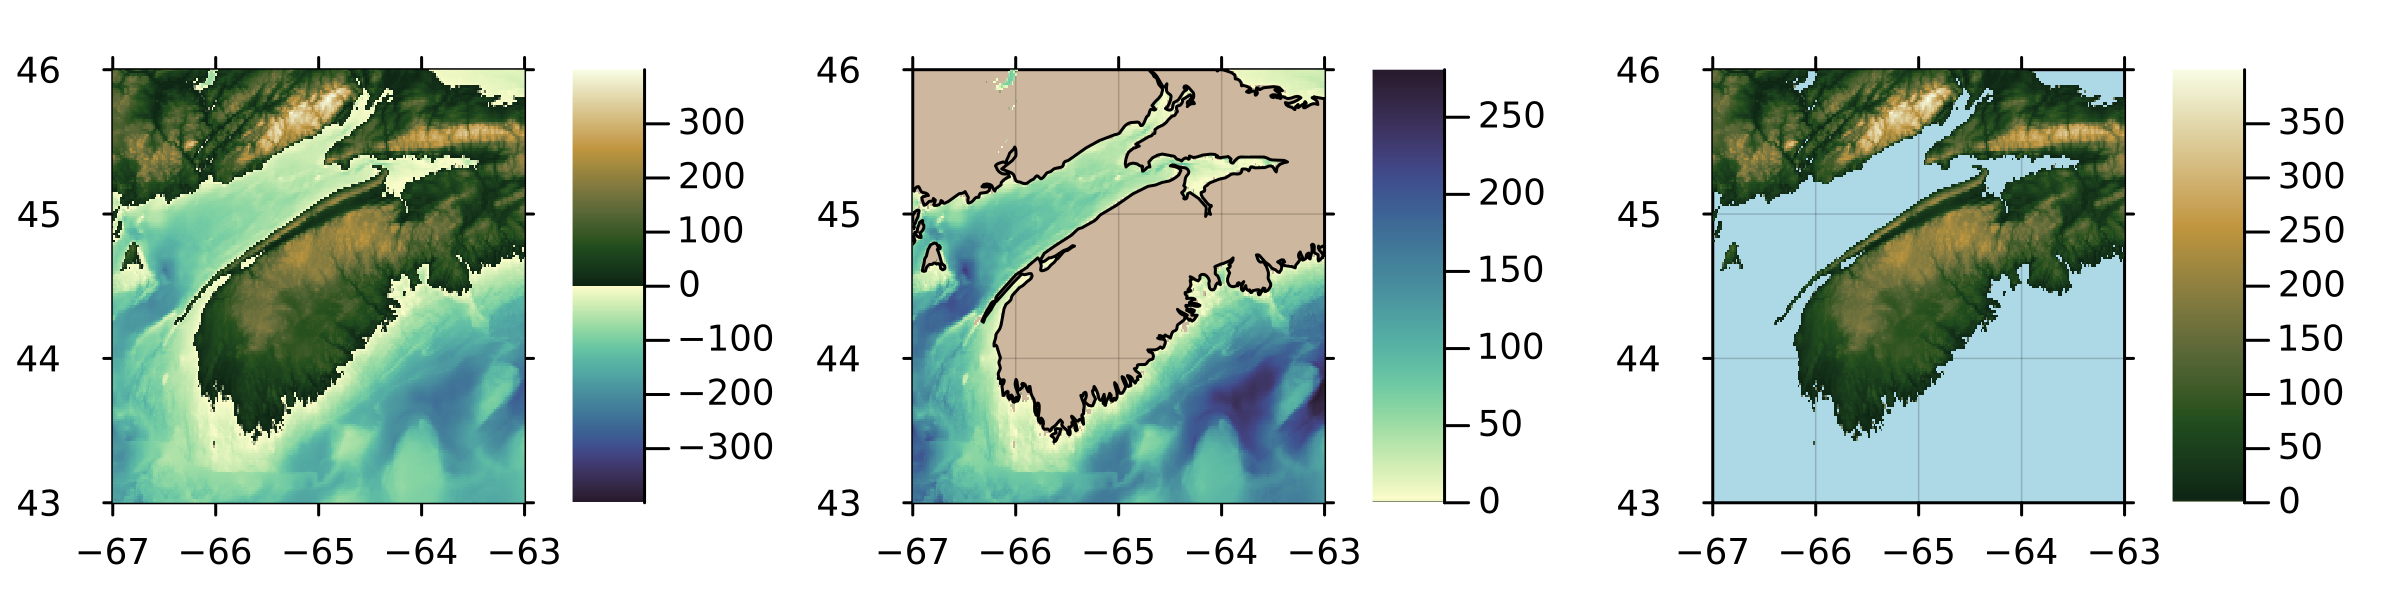

Recreate this plot in Julia.
using OceanAnalysis, Plots, TiffImages
topo_file = get_topography_file(-67, -63, 43, 46, resolution=1)
topo = read_topography(topo_file);
p1 = plot_topography(topo, domain=:both);
p2 = plot_topography(topo, domain=:sea);
p3 = plot_topography(topo, domain=:land);
plot(p1, p2, p3, layout=(1, 3), size=(800, 200), dpi=300)
savefig("topography.png")
